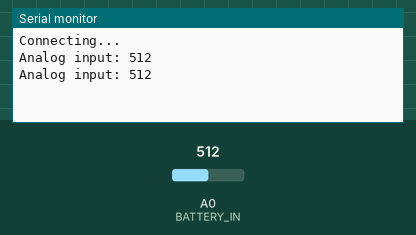
Recording of a sketch running on a simulated ESP8266 (NodeMCU). Shown: the last lines printed to the serial monitor. The inputs (shaded band) are chosen by the test bench; at power-on: A0 (BATTERY_IN) = 512.

Above: at 1.8 s.
1.9 s: A0 (BATTERY_IN) set to 716
At 2.3 s:
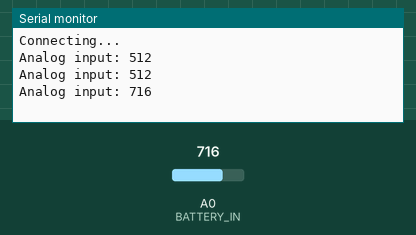
3.4 s: A0 (BATTERY_IN) set to 900
At 4.8 s:
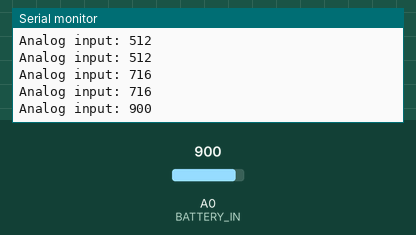
Timing chart, 0 to 6.4 s (numbered marks = the images above; inputs shaded):
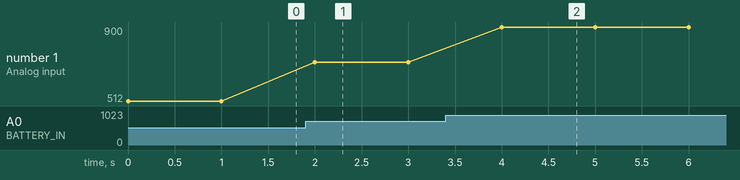

Measured:
- after the input at 1.9 s, the serial monitor: prints a new line after 0.10 s (image 1)
- after the input at 3.4 s, the serial monitor: prints a new line after 0.60 s (image 2)
- plotted number 1: 512 → 716 after the input at 1.9 s, 716 → 900 after the input at 3.4 s

The sketch:

analogInput.ino
```cpp
#include <ESP8266WiFi.h>

#define BATTERY_IN A0


void setup() {
    Serial.begin(115200);

    Serial.println("Connecting...");
}

void loop() {
    int analog = analogRead(BATTERY_IN);
    Serial.print("Analog input: " );
    Serial.println(analog);
    delay(1000);
}
```
